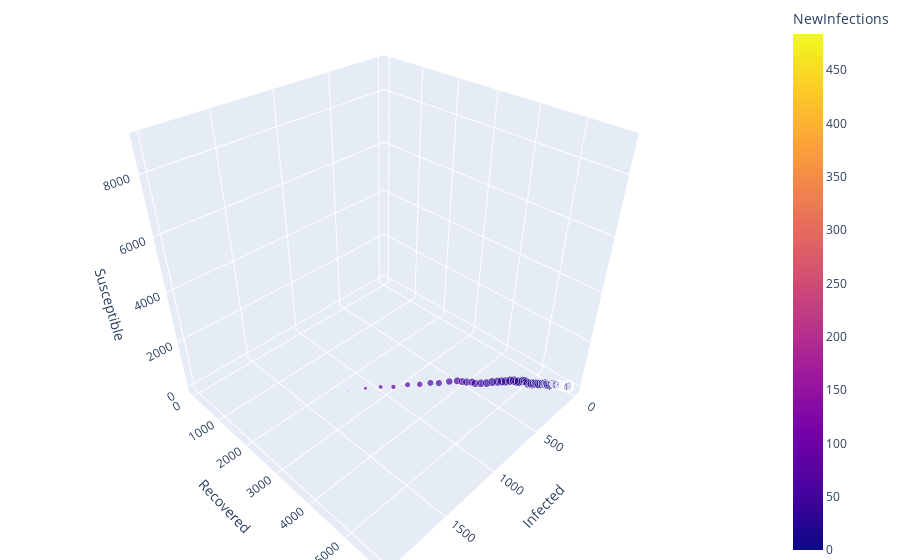

The code cell stored with this chart in its notebook:
### Code cell
import pandas as pd
import plotly.express as px

# Load the dataset
file_path = '//Users/Karan/Desktop/Project/simulation_output.csv'  # Update with your file path
data = pd.read_csv(file_path)

# Choose the dimensions to plot
x_dimension = 'Infected'
y_dimension = 'Recovered'
z_dimension = 'Susceptible'
color_dimension = 'NewInfections'  # Additional dimension for color

# Create a 3D scatter plot with enhanced features
fig = px.scatter_3d(
    data, 
    x=x_dimension, 
    y=y_dimension, 
    z=z_dimension, 
    color=color_dimension,  # Coloring based on an additional metric
    size='Dead',            # Size based on another metric (e.g., 'Dead')
    size_max=10,            # Maximum marker size
    opacity=0.7             # Marker opacity
)

# Update the layout and axes titles
fig.update_layout(
    title='Enhanced 3D Plot of Simulation Data',
    scene=dict(
        xaxis_title=x_dimension,
        yaxis_title=y_dimension,
        zaxis_title=z_dimension
    ),
    legend_title=color_dimension,
    margin=dict(l=0, r=0, b=0, t=0)  # Adjust margins
)

# Show the plot
fig.show()

### Figure 1 — Plotly figure (JSON) as saved in the notebook; plotly's stock layout.template omitted (floating-point values rounded to 4 significant figures; data arrays with more than 128 entries replaced by an {"elided": "..."} marker saying what was removed)
{"data": [{"hovertemplate": "Infected=%{x}<br>Recovered=%{y}<br>Susceptible=%{z}<br>Dead=%{marker.size}<br>NewInfections=%{marker.color}<extra></extra>", "legendgroup": "", "marker": {"color": {"elided": "140 int values"}, "coloraxis": "coloraxis", "opacity": 0.7, "size": {"elided": "140 int values"}, "sizemode": "area", "sizeref": 8, "symbol": "circle"}, "mode": "markers", "name": "", "scene": "scene", "showlegend": false, "type": "scatter3d", "x": {"elided": "140 int values"}, "y": {"elided": "140 int values"}, "z": {"elided": "140 int values"}}], "layout": {"coloraxis": {"colorbar": {"title": {"text": "NewInfections"}}, "colorscale": [[0, "#0d0887"], [0.1111, "#46039f"], [0.2222, "#7201a8"], [0.3333, "#9c179e"], [0.4444, "#bd3786"], [0.5556, "#d8576b"], [0.6667, "#ed7953"], [0.7778, "#fb9f3a"], [0.8889, "#fdca26"], [1, "#f0f921"]]}, "legend": {"itemsizing": "constant", "title": {"text": "NewInfections"}, "tracegroupgap": 0}, "margin": {"b": 0, "l": 0, "r": 0, "t": 0}, "scene": {"domain": {"x": [0, 1], "y": [0, 1]}, "xaxis": {"title": {"text": "Infected"}}, "yaxis": {"title": {"text": "Recovered"}}, "zaxis": {"title": {"text": "Susceptible"}}}, "title": {"text": "Enhanced 3D Plot of Simulation Data"}}}
